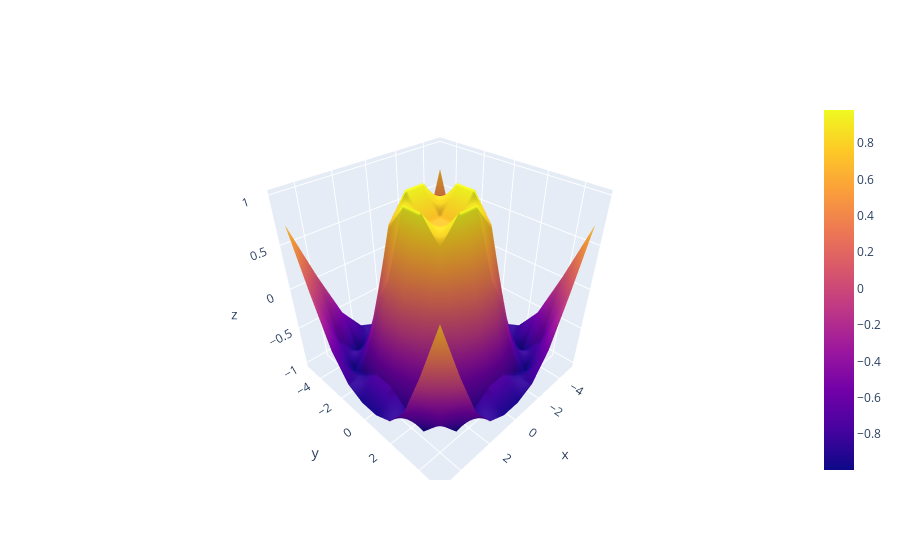

Source (notebook cell):
### Code cell
fig = go.Figure(data=[go.Surface(z=z, x=x, y=y)])
fig.show()
